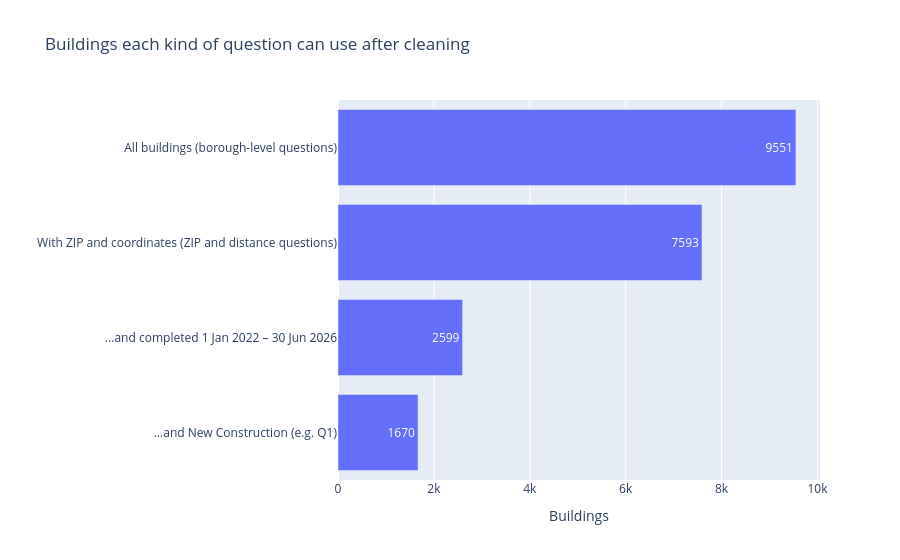

Notebook code cell kept with this figure:
### Markdown cell above
Every fix shows up as intended: the placeholders and empty breakdown cells are gone, and ZIP and dates have the right types. The number of rows (9,551) and the total of affordable units (320,946) are unchanged, so no building was lost and no unit was invented. The missing unit counts, completion dates and ZIPs stay missing on purpose (6.1).

### Code cell
# How many buildings each kind of question can use, after cleaning
in_window = housing_clean["completion_date"].between("2022-01-01", "2026-06-30")
located = housing_clean["has_location"]
new_construction = housing_clean["construction_type"].eq("New Construction")
usable = pd.Series({
    "All buildings (borough-level questions)": len(housing_clean),
    "With ZIP and coordinates (ZIP and distance questions)": located.sum(),
    "...and completed 1 Jan 2022 – 30 Jun 2026": (located & in_window).sum(),
    "...and New Construction (e.g. Q1)": (located & in_window & new_construction).sum(),
})
print(usable, "\n")
print(f"Affordable units completed 1 Jan 2022 – 30 Jun 2026: {housing_clean.loc[in_window, 'all_counted_units'].sum():,}"
      f" (in buildings with a ZIP: {housing_clean.loc[in_window & located, 'all_counted_units'].sum():,})")
print("Completed after 30 Jun 2026 (outside the window, kept for Q6):",
      (housing_clean["completion_date"] > "2026-06-30").sum())

fig = px.bar(x=usable.values, y=usable.index, orientation="h", text=usable.values,
             labels={"x": "Buildings", "y": ""},
             title="Buildings each kind of question can use after cleaning")
fig.update_yaxes(autorange="reversed")
fig.show()

### Figure 1 — Plotly figure (JSON) as saved in the notebook; plotly's stock layout.template omitted (floating-point values rounded to 4 significant figures)
{"data": [{"hovertemplate": "Buildings=%{x}<br>=%{y}<br>text=%{text}<extra></extra>", "legendgroup": "", "marker": {"color": "#636efa", "pattern": {"shape": ""}}, "name": "", "orientation": "h", "showlegend": false, "text": [9551.0, 7593.0, 2599.0, 1670.0], "textposition": "auto", "type": "bar", "x": [9551, 7593, 2599, 1670], "xaxis": "x", "y": ["All buildings (borough-level questions)", "With ZIP and coordinates (ZIP and distance questions)", "...and completed 1 Jan 2022 – 30 Jun 2026", "...and New Construction (e.g. Q1)"], "yaxis": "y"}], "layout": {"barmode": "relative", "legend": {"tracegroupgap": 0}, "title": {"text": "Buildings each kind of question can use after cleaning"}, "xaxis": {"anchor": "y", "domain": [0.0, 1.0], "title": {"text": "Buildings"}}, "yaxis": {"anchor": "x", "autorange": "reversed", "domain": [0.0, 1.0], "title": {"text": ""}}}}
